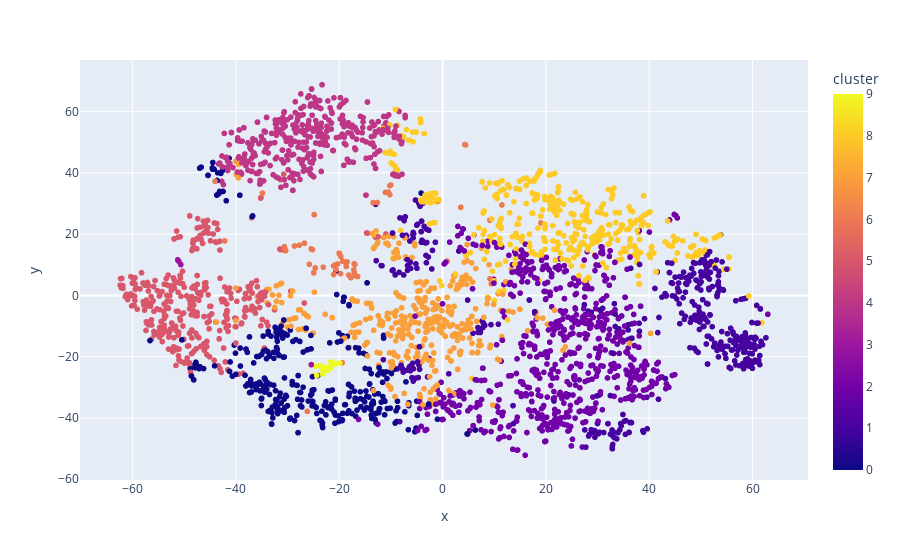

Here is the notebook cell this chart was saved with:
### Code cell
from sklearn.manifold import TSNE

tsne_pipeline = Pipeline([('scaler', StandardScaler()), ('tsne', TSNE(n_components=2, verbose=1))])
genre_embedding = tsne_pipeline.fit_transform(X)
projection = pd.DataFrame(columns=['x', 'y'], data=genre_embedding)
projection['genres'] = genre_data['genres']
projection['cluster'] = genre_data['cluster']

fig = px.scatter(
    projection, x='x', y='y', color='cluster', hover_data=['x', 'y', 'genres'])
fig.show()

### Figure 1 — Plotly figure (JSON) as saved in the notebook; plotly's stock layout.template omitted (floating-point values rounded to 4 significant figures; data arrays with more than 128 entries replaced by an {"elided": "..."} marker saying what was removed)
{"data": [{"customdata": {"elided": "2973x1 str values"}, "hovertemplate": "x=%{x}<br>y=%{y}<br>genres=%{customdata[0]}<br>cluster=%{marker.color}<extra></extra>", "legendgroup": "", "marker": {"color": {"elided": "2973 int values"}, "coloraxis": "coloraxis", "symbol": "circle"}, "mode": "markers", "name": "", "showlegend": false, "type": "scattergl", "x": {"elided": "2973 float values"}, "xaxis": "x", "y": {"elided": "2973 float values"}, "yaxis": "y"}], "layout": {"coloraxis": {"colorbar": {"title": {"text": "cluster"}}, "colorscale": [[0, "#0d0887"], [0.1111, "#46039f"], [0.2222, "#7201a8"], [0.3333, "#9c179e"], [0.4444, "#bd3786"], [0.5556, "#d8576b"], [0.6667, "#ed7953"], [0.7778, "#fb9f3a"], [0.8889, "#fdca26"], [1, "#f0f921"]]}, "legend": {"tracegroupgap": 0}, "margin": {"t": 60}, "xaxis": {"anchor": "y", "domain": [0, 1], "title": {"text": "x"}}, "yaxis": {"anchor": "x", "domain": [0, 1], "title": {"text": "y"}}}}
